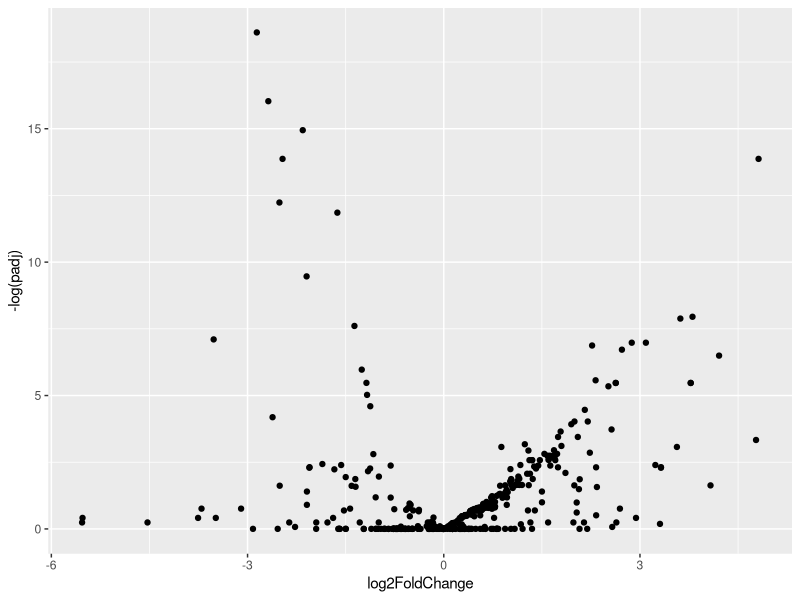
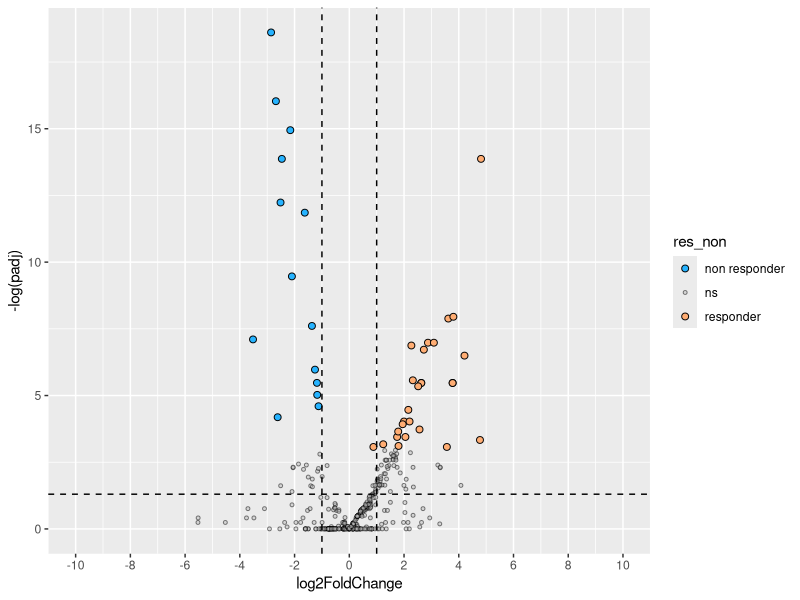
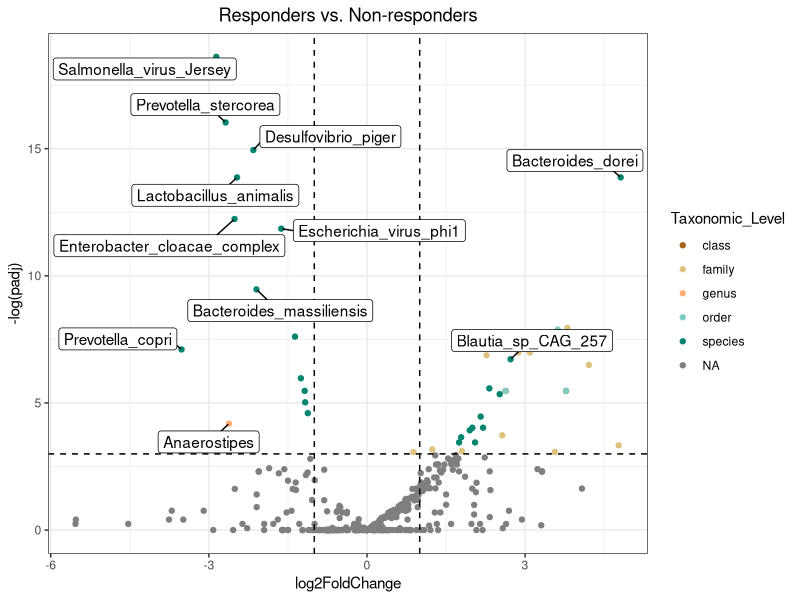
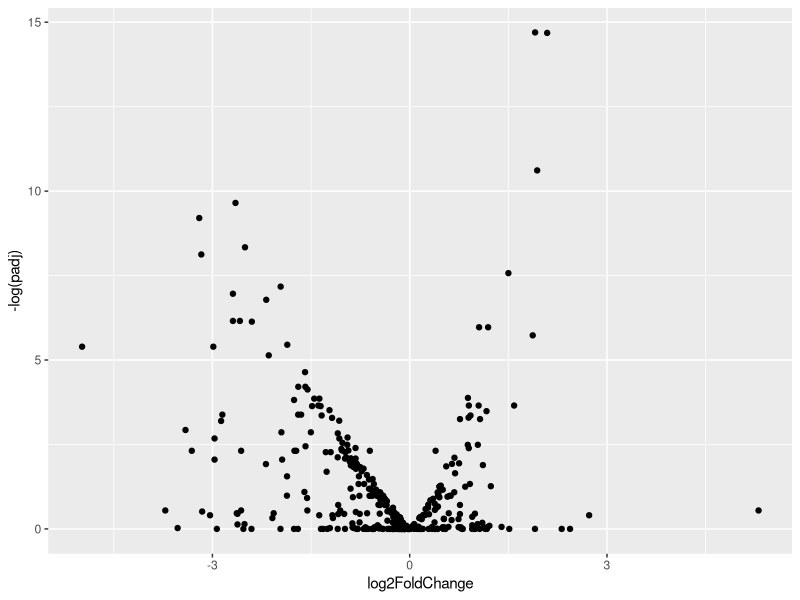
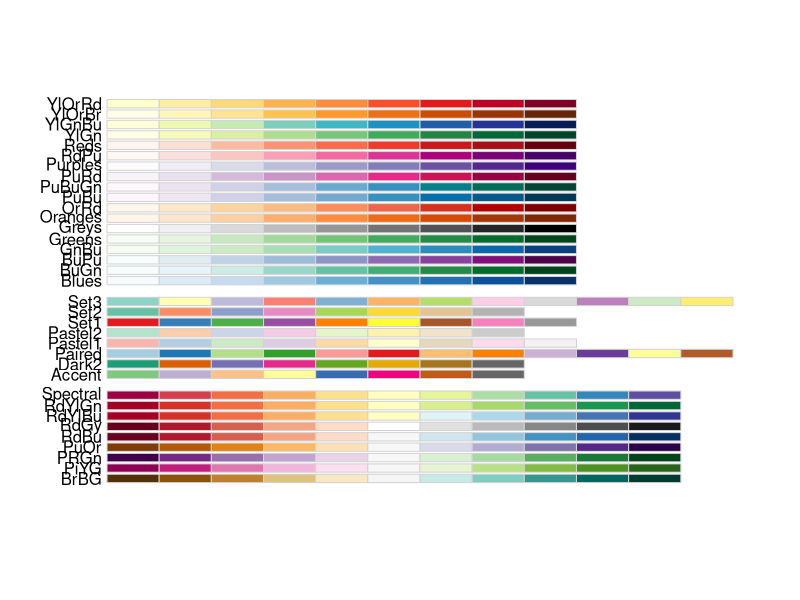
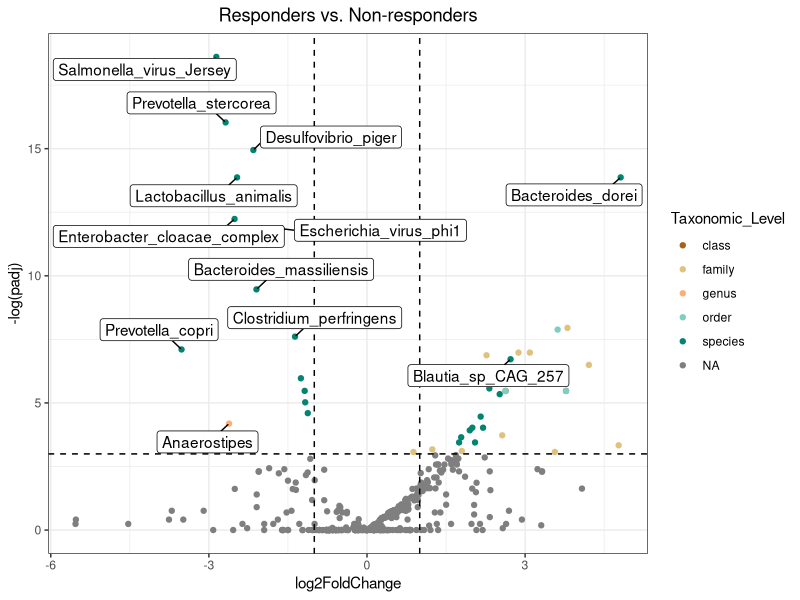

Generate these figures, in order, with R: (Note: this script raises an error after producing the figures.)
## ---- chunk 1
knitr::opts_chunk$set(echo = TRUE)

library(dplyr)
library(tidyverse)
library(RColorBrewer)
library(ggplot2)
library(ggrepel)

## ---- chunk 2
df1 <- read_csv("../data/recist_deseq2_results.csv")
df2 <- read_csv("../data/irAE_deseq2_results.csv")
df3 <- read_csv("../data/irAEsubset_deseq2_results.csv")

## ---- chunk 3
df1_nona <- df1 %>%
  drop_na(padj)
## ---- chunk 4


ggplot(dat=df1_nona, aes(x=log2FoldChange, y=-log(padj))) + geom_point()

#class(df1$log2FoldChange)
#class(df1$padj)

## ---- chunk 5

tax_groups <- df1_nona %>%
  mutate(res_non = case_when(log2FoldChange > 0 & padj <= 0.05 ~ "responder",
                               log2FoldChange < 0 & padj <= 0.05 ~ "non responder",
                               TRUE ~ "ns"))  




cols <- c("responder" = "#ffad73", "non responder" = "#26b3ff", "ns" = "grey") 
sizes <- c("responder" = 2, "non responder" = 2, "ns" = 1) 
alphas <- c("responder" = 1, "non responder" = 1, "ns" = 0.5)

tax_groups %>%
  ggplot(aes(x = log2FoldChange,
             y = -log(padj),
             fill = res_non,    
             size = res_non,
             alpha = res_non)) + 
  geom_point(shape = 21, # Specify shape and colour as fixed local parameters    
             colour = "black") + 
  geom_hline(yintercept = -log10(0.05),
             linetype = "dashed") + 
  geom_vline(xintercept = c(log2(0.5), log2(2)),
             linetype = "dashed") +
  scale_fill_manual(values = cols) + # Modify point colour
  scale_size_manual(values = sizes) + # Modify point size
  scale_alpha_manual(values = alphas) + # Modify point transparency
  scale_x_continuous(breaks = c(seq(-10, 10, 2)),       
                     limits = c(-10, 10))  

## ---- chunk 6

df1_nona$log2FoldChange[df2$log2FoldChange > 0 & df2$padj <= 0.05]


tax_groups <- df1_nona %>%
  mutate(res_non = case_when(log2FoldChange > 0 & padj <= 0.05 ~ "responder",
                             log2FoldChange < 0 & padj <= 0.05 ~ "non responder",
                             TRUE ~ "ns"),
         Taxonomic_Level = ifelse(padj < 0.05, level, NA))  


#cols <- c("responder" = "#ffad73", "non responder" = "#26b3ff", "ns" = "grey") 

brbgval <- brewer.pal(5, "BrBG")
brbgval[3] <- "#ffad73"


tax_names <- tax_groups %>% mutate(taxnames = ifelse(padj <= 0.05, Taxonomy, NA))

tax_names$taxnames <- gsub("s__|f__|o__|g__|c__", "", tax_names$taxnames)


df1.blautia <-tax_names %>%
  filter(grepl("Blautia", Taxonomy) & threshold == T)

tax_names %>%
  ggplot(aes(x = log2FoldChange,
             y = -log(padj))) + 
  geom_point(aes(color= Taxonomic_Level)) +
  geom_hline(yintercept = -log(0.05),
             linetype = "dashed") + 
  geom_vline(xintercept = c(log2(0.5), log2(2)),
             linetype = "dashed") + 
  #scale_color_brewer(palette = "BrBG",na.value = "grey50") +
  theme_bw() +
  scale_color_manual(values = brbgval) +
  geom_label_repel(aes(label = taxnames),
                   max.overlaps = 5,
                   force = 50,
                   force_pull = 10,
                   min.segment.length = 0.005) +
  geom_label_repel(data = df1.blautia,aes(label = taxnames),
                   max.overlaps = 5,
                   force = 50,
                   force_pull = 10,
                   min.segment.length = 0.005) +
  ggtitle("Responders vs. Non-responders") +
  theme(plot.title = element_text(hjust = 0.5))

 ggsave("../figures/mitox_volcanoplot_resnon.png",
       height = 7,
       width = 10,
       dpi=400)

 

## ---- chunk 7

df2_nona <- df2 %>%
  drop_na(padj)

## ---- chunk 8

ggplot(dat=df2_nona, aes(x=log2FoldChange, y=-log(padj))) + geom_point()

df2_nona$log2FoldChange[df2_nona$log2FoldChange > 0 & df2$padj <= 0.05]

 
tax_groups_df2 <- df2_nona %>% mutate(Taxonomic_Level = ifelse(padj < 0.05, level, NA))  

#cols <- c("responder" = "#ffad73", "non responder" = "#26b3ff", "ns" = "grey") 

brbgval <- brewer.pal(5, "BrBG")
brbgval[3] <- "#ffad73"


display.brewer.all()

tax_names_df2 <- tax_groups_df2 %>% mutate(taxnames = ifelse(padj <= 0.05, Taxonomy, NA))

tax_names_df2$taxnames <- gsub("s__|f__|o__|g__|c__", "", tax_names_df2$taxnames)



tax_names_df2 %>%
  ggplot(aes(x = log2FoldChange,
             y = -log(padj))) + 
  geom_point(aes(color= Taxonomic_Level)) +
  geom_hline(yintercept = -log(0.05),
             linetype = "dashed") + 
  geom_vline(xintercept = c(log2(0.5), log2(2)),
             linetype = "dashed") + 
  #scale_color_brewer(palette = "BrBG",na.value = "grey50") +
  theme_bw() +
  scale_color_manual(values = brbgval) +
  geom_label_repel(aes(label = taxnames),
                  max.overlaps = 10,
                  force = 50,
                  force_pull = 10,
                  min.segment.length = 0.005) +
  ggtitle("irAE and Microbe Abundance") +
  theme(plot.title = element_text(hjust = 0.5))

 ggsave("../figures/mitox_volcanoplot_irae.png",
       height = 5,
       width = 7,
       dpi=400)

## ---- chunk 9
df3_nona <- df3 %>%
  drop_na(padj)
## ---- chunk 10

ggplot(dat=df3_nona, aes(x=log2FoldChange, y=-log(padj))) + geom_point()

df3_nona$log2FoldChange[df3_nona$log2FoldChange > 0 & df3$padj <= 0.05]

 
tax_groups_df3 <- df3_nona %>% mutate(Taxonomic_Level = ifelse(padj < 0.05, level, NA))  

#cols <- c("responder" = "#ffad73", "non responder" = "#26b3ff", "ns" = "grey") 

brbgval <- brewer.pal(5, "BrBG")
brbgval[3] <- "#ffad73"


tax_names_df3 <- tax_groups_df3 %>% mutate(taxnames = ifelse(padj <= 0.05, Taxonomy, NA))

tax_names_df3$taxnames <- gsub("s__|f__|o__|g__|c__", "", tax_names_df3$taxnames)

df3.blautia <-tax_names_df3 %>%
  filter(grepl("Blautia", Taxonomy) & threshold == T)

tax_names_df3 %>%
  ggplot(aes(x = log2FoldChange,
             y = -log(padj))) + 
  geom_point(aes(color= Taxonomic_Level)) +
  geom_hline(yintercept = -log(0.05),
             linetype = "dashed") + 
  geom_vline(xintercept = c(log2(0.5), log2(2)),
             linetype = "dashed") + 
  #scale_color_brewer(palette = "BrBG",na.value = "grey50") +
  theme_bw() +
  scale_color_manual(values = brbgval) +
  geom_label_repel(aes(label = taxnames),
                  max.overlaps = 5,
                  force = 50,
                  force_pull = 10,
                  min.segment.length = 0.005) +
  geom_label_repel(data = df3.blautia,aes(label = taxnames),
                   max.overlaps = 5,
                   force = 50,
                   force_pull = 10,
                   min.segment.length = 0.005) +
  ggtitle("irAE and Responders") +
  theme(plot.title = element_text(hjust = 0.5))


ggsave("../figures/mitox_volcanoplot_iraesubset.png",
       height = 7,
       width = 10,
       dpi=400)

## ---- chunk 11
tax_names_df3 %>%
  mutate(Blaut.Osc = if_else(grepl("Blautia|Oscilli", taxnames),
                             true = taxnames, 
                             false = NA)) %>%
  ggplot(aes(x = log2FoldChange,
             y = -log(padj))) + 
  geom_point(aes(color= Taxonomic_Level),
             show.legend = FALSE) +
  geom_hline(yintercept = -log(0.05),
             linetype = "dashed") + 
  geom_vline(xintercept = c(log2(0.5), log2(2)),
             linetype = "dashed") + 
  #scale_color_brewer(palette = "BrBG",na.value = "grey50") +
  theme_bw() +
  scale_color_manual(values = brbgval) +
  geom_label_repel(aes(label = Blaut.Osc),
                  max.overlaps = 5,
                  force = 50,
                  force_pull = 10,
                  min.segment.length = 0.005) 
  # geom_label_repel(data = df3.blautia,
  #                  aes(label = taxnames),
  #                  max.overlaps = 5,
  #                  force = 50,
  #                  force_pull = 10,
  #                  min.segment.length = 0.005)

ggsave("../figures/CCTS23_resp-subset_irae.png",
       height = 3, width = 4.5)
